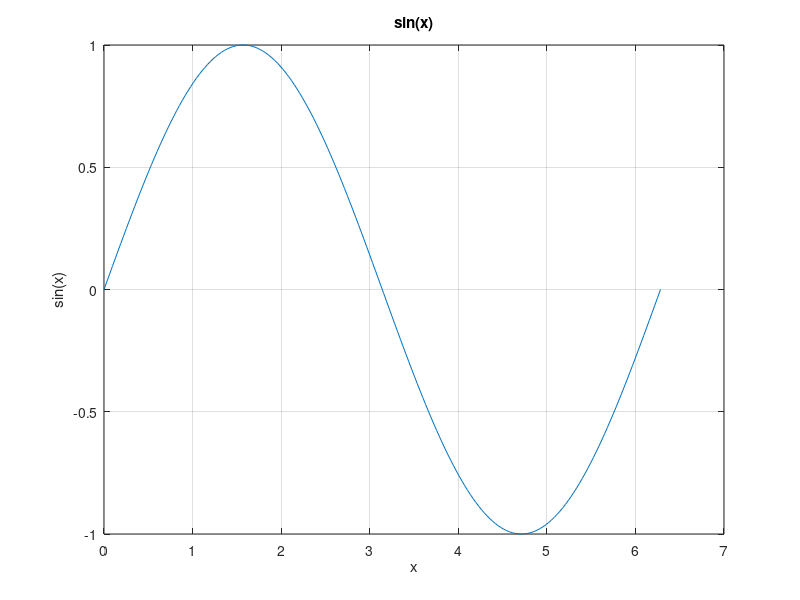
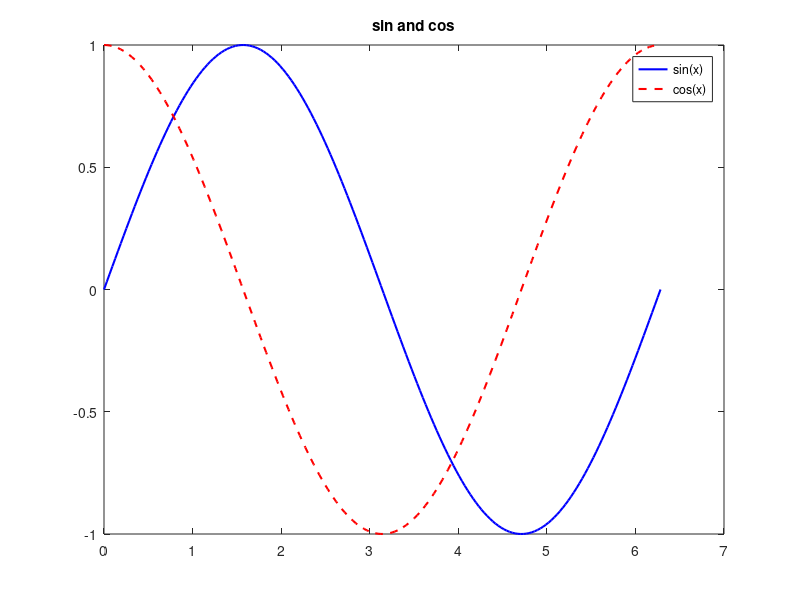
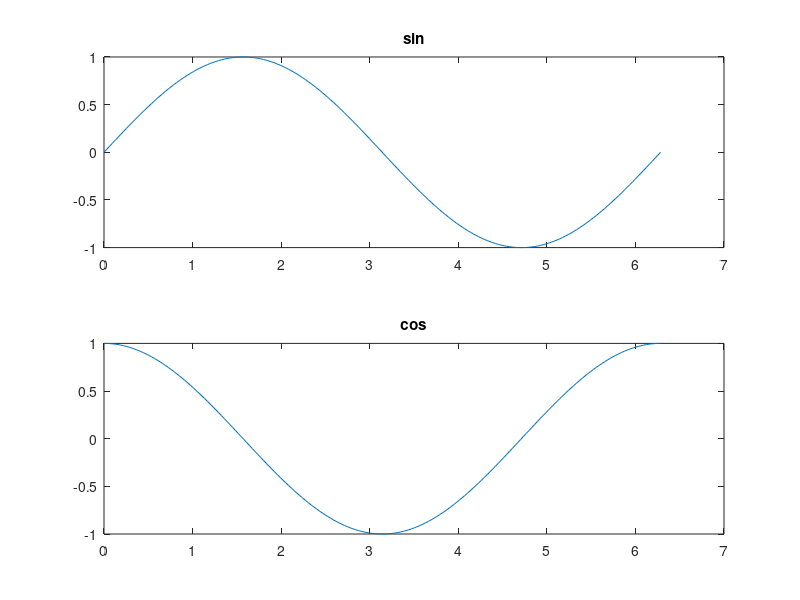
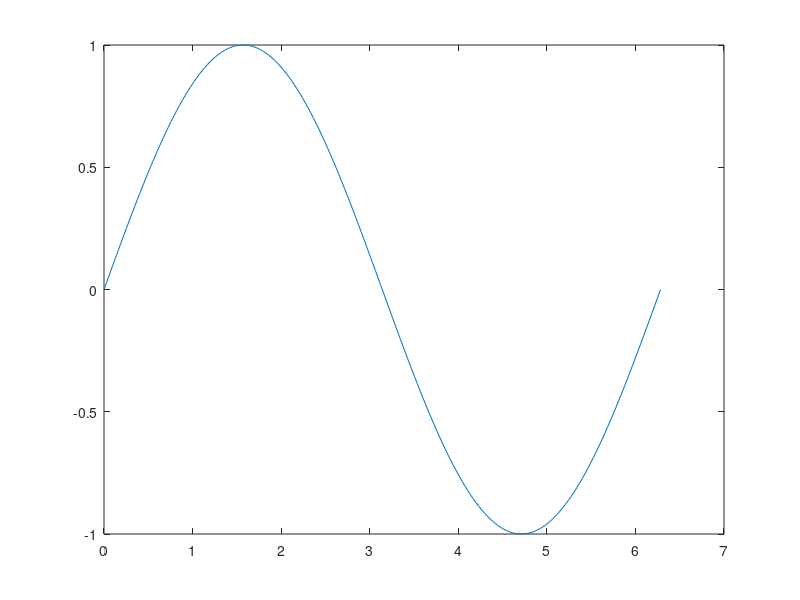

These figures' MATLAB source, in order: (Note: this script raises an error after producing the figures.)
%% Lesson 5 — Plotting
% MATLAB's plotting is imperative/stateful (like matplotlib's pyplot
% interface): you issue commands against a "current figure/axes" rather
% than building an object graph up front, though you can grab handles
% too (shown below) for more control.

%% Basic line plot
x = linspace(0, 2*pi, 200);
y = sin(x);

figure;                    % opens a new figure window
plot(x, y);
title('sin(x)');
xlabel('x');
ylabel('sin(x)');
grid on;

%% Multiple series on one axes
figure;
plot(x, sin(x), 'b-', 'LineWidth', 1.5); hold on
plot(x, cos(x), 'r--', 'LineWidth', 1.5);
hold off
legend('sin(x)', 'cos(x)', 'Location', 'best');
title('sin and cos');

%% Subplots — a grid of small axes in one figure
figure;
subplot(2, 1, 1);          % 2 rows, 1 col, 1st panel
plot(x, sin(x));
title('sin');
subplot(2, 1, 2);          % 2nd panel
plot(x, cos(x));
title('cos');

%% Capturing handles for fine control (instead of relying on "current" state)
fig = figure;
ax = axes(fig);
plot(ax, x, sin(x));
ax.Title.String = 'Set properties via the handle';
ax.XLabel.String = 'x';
ax.FontSize = 11;

%% Bar / scatter / histogram — you'll use these on returns data later
figure;
subplot(1,3,1); bar([3 7 2 9]);         title('bar');
subplot(1,3,2); scatter(randn(1,100), randn(1,100), 10, 'filled');
title('scatter');
subplot(1,3,3); histogram(randn(1,1000), 30); title('histogram');

%% Saving a figure to disk
% saveas(fig, 'myplot.png');    % uncomment to actually write a file
% exportgraphics(ax, 'myplot.png', 'Resolution', 150);  % higher quality

%% Closing figures programmatically
% close all;   % uncomment if running this whole script headlessly
